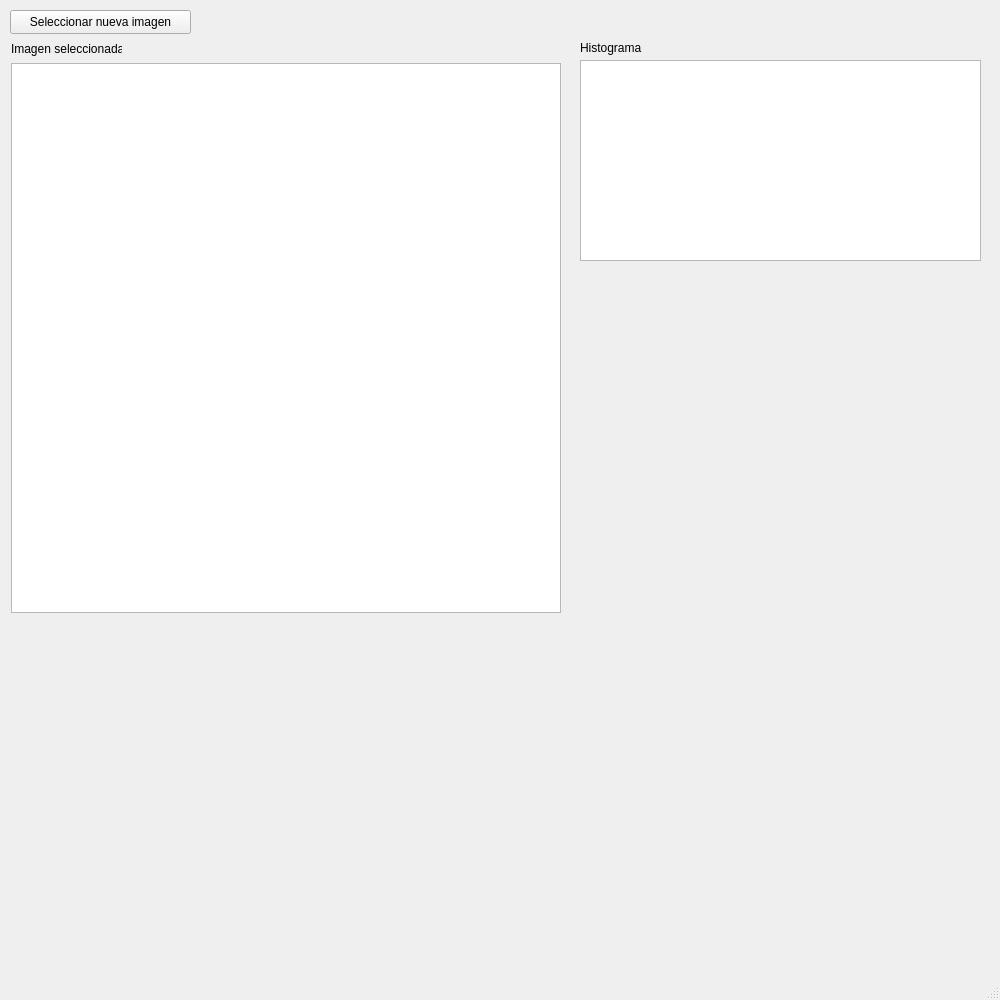
<?xml version="1.0" encoding="UTF-8"?>
<ui version="4.0">
 <class>MainWindow</class>
 <widget class="QMainWindow" name="MainWindow">
  <property name="geometry">
   <rect>
    <x>0</x>
    <y>0</y>
    <width>1000</width>
    <height>1000</height>
   </rect>
  </property>
  <property name="windowTitle">
   <string>MainWindow</string>
  </property>
  <property name="animated">
   <bool>false</bool>
  </property>
  <widget class="QWidget" name="centralwidget">
   <widget class="QPushButton" name="btn_abrirImg">
    <property name="geometry">
     <rect>
      <x>10</x>
      <y>10</y>
      <width>181</width>
      <height>24</height>
     </rect>
    </property>
    <property name="text">
     <string>Seleccionar nueva imagen</string>
    </property>
   </widget>
   <widget class="QLabel" name="lbl_imgSeleccionada">
    <property name="geometry">
     <rect>
      <x>11</x>
      <y>41</y>
      <width>111</width>
      <height>16</height>
     </rect>
    </property>
    <property name="text">
     <string>Imagen seleccionada</string>
    </property>
   </widget>
   <widget class="QLabel" name="lbl_histograma">
    <property name="geometry">
     <rect>
      <x>580</x>
      <y>40</y>
      <width>62</width>
      <height>16</height>
     </rect>
    </property>
    <property name="text">
     <string>Histograma</string>
    </property>
   </widget>
   <widget class="QGraphicsView" name="gra_histograma">
    <property name="geometry">
     <rect>
      <x>580</x>
      <y>60</y>
      <width>401</width>
      <height>201</height>
     </rect>
    </property>
   </widget>
   <widget class="QGraphicsView" name="gra_imgSeleccionada">
    <property name="geometry">
     <rect>
      <x>11</x>
      <y>63</y>
      <width>550</width>
      <height>550</height>
     </rect>
    </property>
    <property name="cursor" stdset="0">
     <cursorShape>CrossCursor</cursorShape>
    </property>
    <property name="autoFillBackground">
     <bool>true</bool>
    </property>
   </widget>
  </widget>
  <widget class="QMenuBar" name="menubar">
   <property name="geometry">
    <rect>
     <x>0</x>
     <y>0</y>
     <width>1000</width>
     <height>22</height>
    </rect>
   </property>
  </widget>
  <widget class="QStatusBar" name="statusbar"/>
 </widget>
 <resources/>
 <connections/>
</ui>
